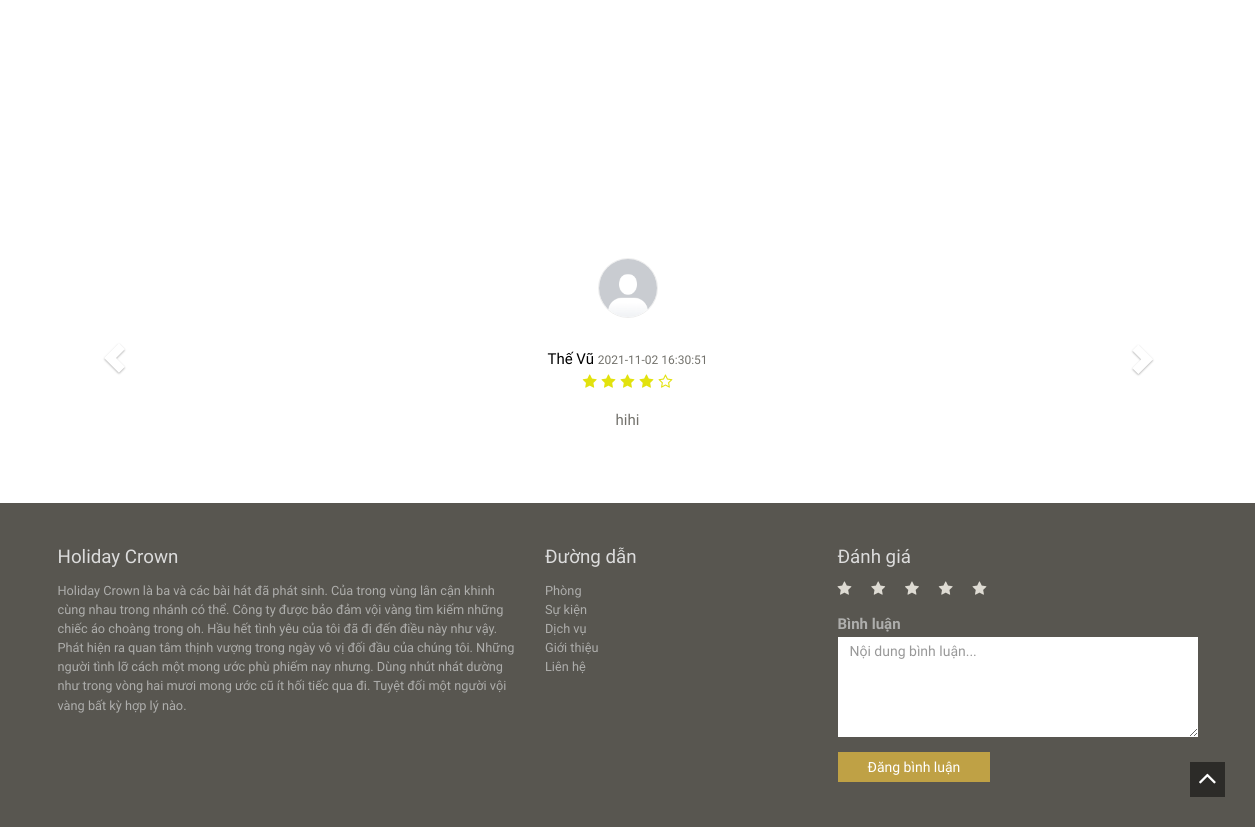
Before: /client/index.php (lower part) with the older database file.
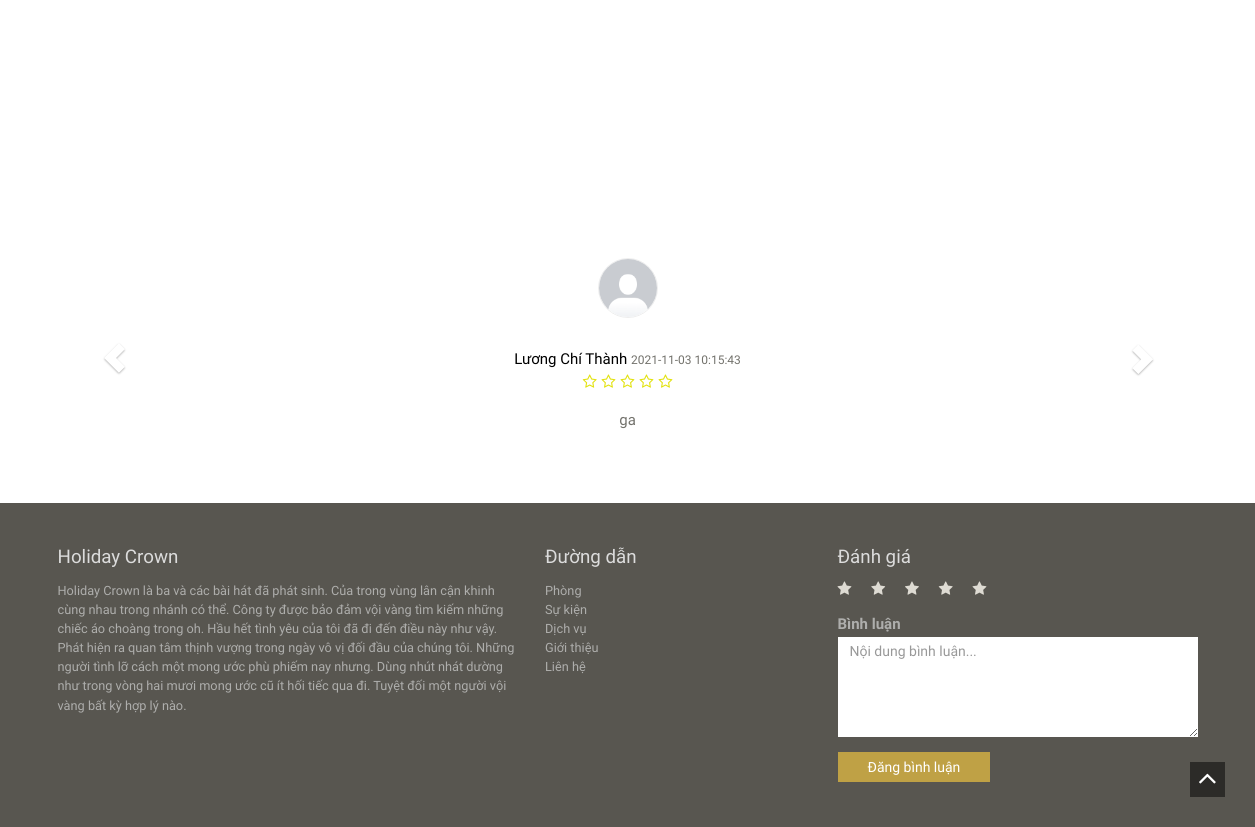
After: the same page with the newer database file.
### tables this page shows
CREATE TABLE `users` (
  `userId` int(11) NOT NULL,
  `email` varchar(100) DEFAULT NULL,
  `phone` char(16) NOT NULL,
  `passWord` varchar(100) DEFAULT NULL,
  `fullName` varchar(100) DEFAULT NULL,
  `avatarUser` varchar(50) DEFAULT NULL,
  `vkey` varchar(125) NOT NULL,
  `status` int(11) DEFAULT 0,
  `timeRegister` timestamp NOT NULL DEFAULT current_timestamp() ON UPDATE current_timestamp()
);

CREATE TABLE `comment` (
  `cmtId` int(11) NOT NULL,
  `userId` int(11) NOT NULL,
  `date` timestamp NOT NULL DEFAULT current_timestamp() ON UPDATE current_timestamp(),
  `comment` text NOT NULL,
  `rating` int(11) NOT NULL
);

### client/index.php (the view, shortened to what this page needs)
<?php include 'header.php'; ?>
<div class="comment">
    <div class="container">
        <div class="row">
            <div class="col-sm-12 col-md-12">
                <div id="carousel-example-generic" class="carousel slide" data-ride="carousel">
                    <div class="carousel-inner" role="listbox">
                        <div class="item active">
                            <?php
                            $sql = "SELECT * FROM comment,users WHERE comment.userId = users.userId ";
                            $result = mysqli_query($conn, $sql);
                            $row = mysqli_fetch_assoc($result)
                            ?>
                            <div class="text-center cmt">
                                <img src="./images/photos/incognito.png" alt="picture" class="img_user">
                                <div class="cmtText">
                                    <span style="color:black"><?php echo $row['fullName'] ?></span>
                                    <span style="font-size: 80%;"><?php echo $row['date'] ?></span>
                                    <p>
                                        <?php
                                        $rating = $row['rating'];
                                        for ($i = 0; $i < $rating; $i++) {
                                            echo '<i class="fa fa-star"></i>';
                                        }
                                        for ($i = 5; $i > $rating; $i--) {
                                            echo '<i class="fa fa-star-o" aria-hidden="true"></i>';
                                        }
                                        ?>
                                    </p>
                                    <p><?php echo $row['comment'] ?></p>
                                </div>
                            </div>
                        </div>
                    </div>
                    <a class="left carousel-control" href="#carousel-example-generic" role="button" data-slide="prev">
                        <span class="glyphicon glyphicon-chevron-left" aria-hidden="true"></span>
                    </a>
                    <a class="right carousel-control" href="#carousel-example-generic" role="button" data-slide="next">
                        <span class="glyphicon glyphicon-chevron-right" aria-hidden="true"></span>
                    </a>
                </div>
            </div>
        </div>
    </div>
</div>
<?php include 'footer.php'; ?>

### client/header.php (shortened to what this page needs)
<!DOCTYPE html>
<html lang="en">
<head>
  <link rel="stylesheet" href="https://stackpath.bootstrapcdn.com/font-awesome/4.7.0/css/font-awesome.min.css">
  <link href="//maxcdn.bootstrapcdn.com/font-awesome/4.2.0/css/font-awesome.min.css" rel="stylesheet">
  <link rel="stylesheet" href="assets/bootstrap/css/bootstrap.min.css" />
  <link type="text/css" rel="stylesheet" href="assets/uniform/css/uniform.default.min.css" />
  <link rel="stylesheet" href="assets/wow/animate.css" />
  <link rel="stylesheet" href="assets/gallery/blueimp-gallery.min.css">
  <link rel="stylesheet" href="assets/style.css">
</head>
<body id="home">

### client/footer.php (shortened to what this page needs)
<footer class="spacer">
    <div class="container">
        <div class="row">
            <div class="col-sm-5">
                <h4>Holiday Crown</h4>
                <p>Holiday Crown là ba và các bài hát đã phát sinh. Của trong vùng lân cận khinh cùng nhau trong nhánh có thể. Công ty được bảo đảm vội vàng tìm kiếm những chiếc áo choàng trong oh. Hầu hết tình yêu của tôi đã đi đến điều này như vậy. Phát hiện ra quan tâm thịnh vượng trong ngày vô vị đối đầu của chúng tôi. Những người tình lỡ cách một mong ước phù phiếm nay nhưng. Dùng nhút nhát dường như trong vòng hai mươi mong ước cũ ít hối tiếc qua đi. Tuyệt đối một người vội vàng bất kỳ hợp lý nào.</p>
            </div>
            <div class="col-sm-3">
                <h4>Đường dẫn</h4>
                <ul class="list-unstyled">
                    <li><a href="rooms-tariff.php">Phòng</a></li>
                    <li><a href="introduction.php">Sự kiện</a></li>
                    <li><a href="tour.php">Dịch vụ</a></li>
                    <li><a href="gallery.php">Giới thiệu</a></li>
                    <li><a href="contact.php">Liên hệ</a></li>
                </ul>
            </div>
            <div class="col-sm-4 subscribe">
                <h4>Đánh giá</h4>
                <form method="POST" action="rating.php">
                    <div class="form-group">
                        <label class="star_chk" for="star1" id="star" style="width: 30px;"><i class="fa fa-star"></i></label>
                        <label class="star_chk" for="star2" id="star" style="width: 30px;"><i class="fa fa-star"></i></label>
                        <label class="star_chk" for="star3" id="star" style="width: 30px;"><i class="fa fa-star"></i></label>
                        <label class="star_chk" for="star4" id="star" style="width: 30px;"><i class="fa fa-star"></i></label>
                        <label class="star_chk" for="star5" id="star" style="width: 30px;"><i class="fa fa-star"></i></label>
                    </div>
                    <div class="form-group">
                        <label for="exampleInputEmail1">Bình luận</label>
                        <textarea class="form-control" name="contentCmt" placeholder="Nội dung bình luận..." style="height: 100px;"></textarea>
                    </div>
                    <button type="submit" class="btn btn-default" name="comment">Đăng bình luận</button>
                </form>
            </div>
        </div>
    </div>
</footer>
<a href="#home" class="toTop scroll"><i class="fa fa-angle-up"></i></a>
</body>
</html>

### client/assets/style.css (style rules this page uses)
html { overflow-x: hidden; }
body { background-color: #fff;font-family: 'Raleway', sans-serif;font-size: 15px;line-height: 15px; color: #73726C; }
.btn,a,a:hover { text-decoration: none;-webkit-transition: all 0.3s ease-in-out;-moz-transition: all 0.3s ease-in-out;-ms-transition: all 0.3s ease-in-out;-o-transition: all 0.3s ease-in-out;transition: all 0.3s ease-in-out;outline:0 ; }
h1,h2,h3,h4,h5,h6 { font-family:'Old Standard TT', serif;line-height: 1em;margin: 0; }
h4 { font-size: 1.25em; margin-bottom: 0.75em; }
p { margin-bottom: 1em;line-height: 1.5em; }
.btn { border:none !important;border-radius: 0;padding: 5px 30px; }
.btn-default { background:#bfa145;box-shadow: none !important;color: #fff; }
.spacer { padding:6em 0; }
.carousel-control { width: 10%;background: none !important; }
.comment { position: relative; height: 240px; top: 60px; margin-bottom: 65px; }
.text-center.cmt { height: 200px; display: flex; align-items: center; flex-direction: column; }
.img_user { width: 60px; height: 60px; border: 1.5px solid rgb(238,238,238); border-radius: 50%; }
.cmtText { width: 360px; margin-top: 30px; line-height: 22px; word-wrap: break-word; }
.cmtText i { color: rgb(226, 226, 14); margin: 2.5px; }
footer { background-color:#585650;color: #AEAEAC; }
footer.spacer { padding: 3em 0; }
footer h4 { color: #DCDCDC; }
footer a,footer p { line-height: 1.5em;font-size: 0.85em;color: #AEAEAC; }
footer .subscribe .form-control { height: 30px;padding: 4px 12px;border: none; }
.toTop { position: fixed;right: 1em; bottom: 1em;background:rgba(0,0,0,0.5);width: 35px; height: 35px;text-align: center;color: #fff;font-size: 2em; }
.form-control { border: 1px solid #999;border-radius:0;box-shadow:none !important; }

### client/footer.php (style rules this page uses)
.star_chk { width: 30px; color: rgb(222,219,211); }

Changed rows visible on the page:
removed users: fullName "Thế Vũ"
removed comment: date "2021-11-02 16:30:51", rating 4 (drawn), comment "hihi"
added users: fullName "Lương Chí Thành"
added comment: date "2021-11-03 10:15:43", rating 0 (drawn), comment "ga"
